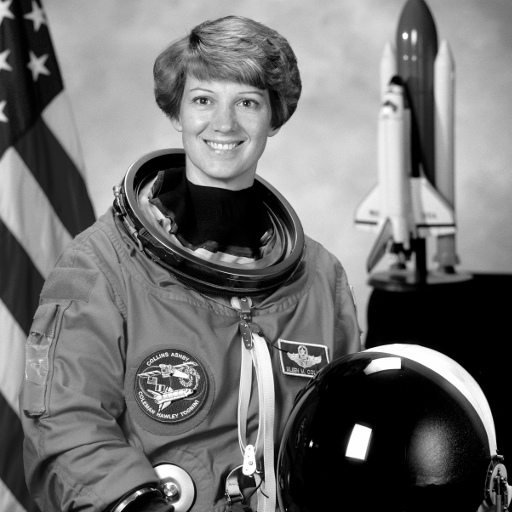
#> input picture images/astronaut_gray.png, 512 x 512 px, found by its file name
$ python butter_worth_python.py
#> lines starting #> are read from the running program, lines starting #| are printed output that depends on the picture
#This for the compare outputs
from skimage.filters import butterworth
import matplotlib.pyplot as plt
import cv2
cutoff_skimage = 0.1
img = cv2.imread("images/astronaut_gray.png",0)
#> img is the input picture: shape (512, 512); min 0, max 255, mean 112.7
img_filt_skimage = butterworth(img, cutoff_frequency_ratio=cutoff_skimage, high_pass=True, order=2)
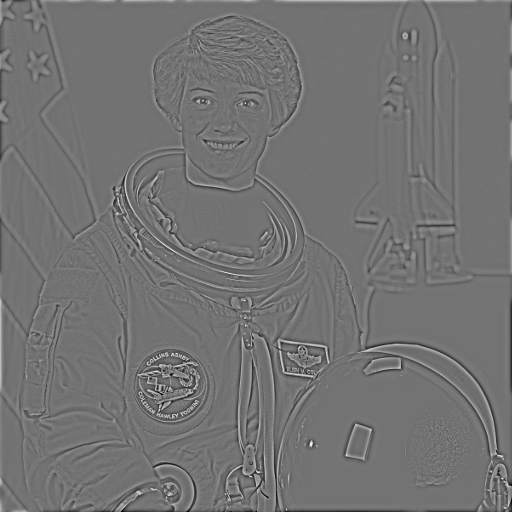
#> img_filt_skimage: shape (512, 512) float64; min -128.4, max 155.8, mean 0; drawn with min black and max white
plt.imsave("output/astronaut_gray_filtered_python.png", img_filt_skimage, cmap='gray')
